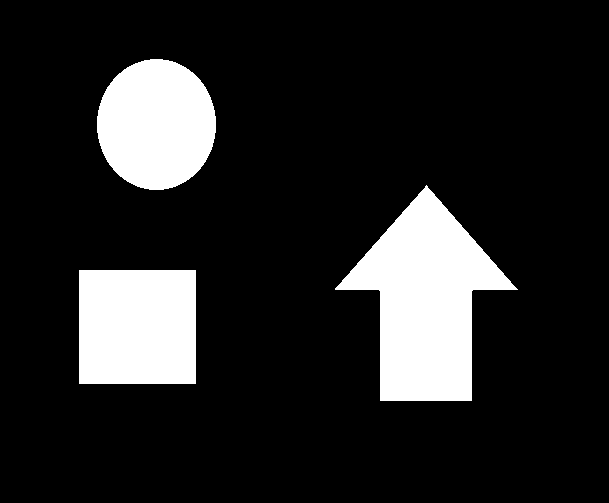
#> input picture contours.bmp, 609 x 503 px
$ python 12.2.py
#> lines starting #> are read from the running program, lines starting #| are printed output that depends on the picture; after the words box and inside, x2 and y2 are one past the last pixel; in counts of white or black regions, pixels touching at a corner belong together
import cv2
import numpy as np

o = cv2.imread('../contours.bmp')
#> o is the input picture: shape (503, 609, 3); 14.8% white; 3 white regions, box (x1, y1, x2, y2) and area: (335, 185, 518, 401) 19840, (79, 270, 196, 384) 13338, (97, 59, 216, 190) 12235
cv2.imshow('Original', o)
gray = cv2.cvtColor(o, cv2.COLOR_BGR2GRAY)
#> gray: shape (503, 609); 14.8% white; 3 white regions
ret, binary = cv2.threshold(gray, 127, 255, cv2.THRESH_BINARY)
contours, hierarchy = cv2.findContours(binary, mode=cv2.RETR_EXTERNAL, method=cv2.CHAIN_APPROX_SIMPLE)
#> contours = 3 contours; box (x1, y1, x2, y2) and area: (335, 185, 518, 401) 19535, (79, 270, 196, 384) 13108, (97, 59, 216, 190) 12058

n = len(contours)
#> n = 3
contoursImg = []
for i in range(n):
    contoursImg.append(np.zeros(o.shape, np.uint8))
    cv2.drawContours(contoursImg[i], contours, i, (255, 255, 255), 5)
    cv2.imshow('contours' + str(i), contoursImg[i])
#> this loop made 3 passes
#> pass 1, `cv2.imshow('contours' + str(i), contoursImg[i])`:
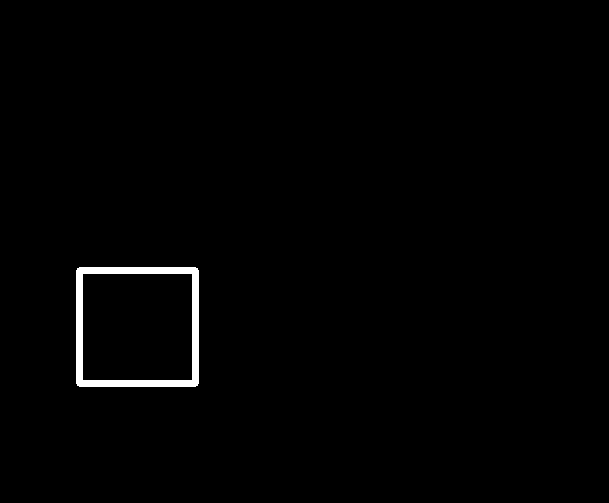
#> window 'contours0': shape (503, 609, 3); 1% white; 1 white region, box (x1, y1, x2, y2) and area: (76, 267, 199, 387) 3186
#> pass 2, `cv2.imshow('contours' + str(i), contoursImg[i])`:
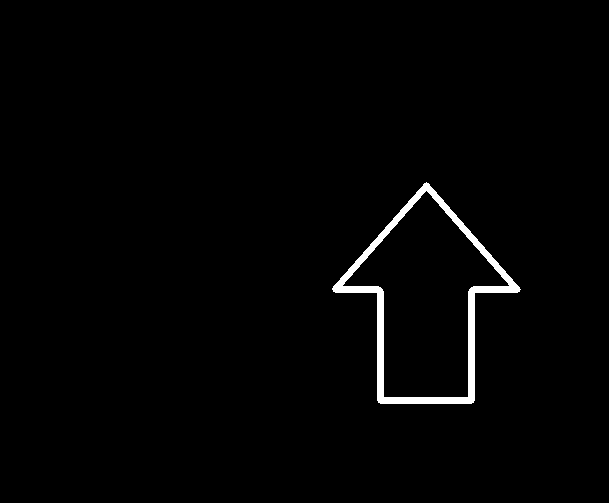
#> window 'contours1': shape (503, 609, 3); 1.5% white; 1 white region, box (x1, y1, x2, y2) and area: (332, 182, 521, 404) 4530
#> after the loop, contoursImg = 3 items

for i in range(n):
    contoursImg.append(np.zeros(o.shape, np.uint8))
    cv2.drawContours(contoursImg[i + n], contours, i, (255, 255, 255), -1)
    cv2.imshow('contours' + str(i + n), contoursImg[i + n])
#> this loop made 3 passes
#> pass 1, `cv2.imshow('contours' + str(i + n), contoursImg[i + n])`:
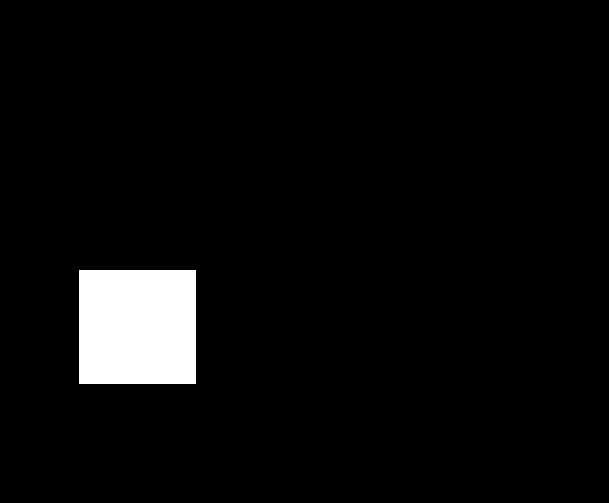
#> window 'contours3': shape (503, 609, 3); 4.4% white; 1 white region, box (x1, y1, x2, y2) and area: (79, 270, 196, 384) 13338
#> pass 2, `cv2.imshow('contours' + str(i + n), contoursImg[i + n])`:
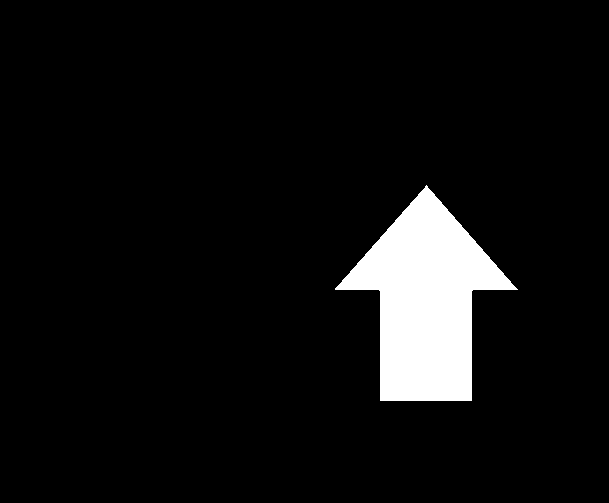
#> window 'contours4': shape (503, 609, 3); 6.5% white; 1 white region, box (x1, y1, x2, y2) and area: (335, 185, 518, 401) 19840
#> after the loop, contoursImg = 6 items

cv2.waitKey(0)
cv2.destroyAllWindows()
